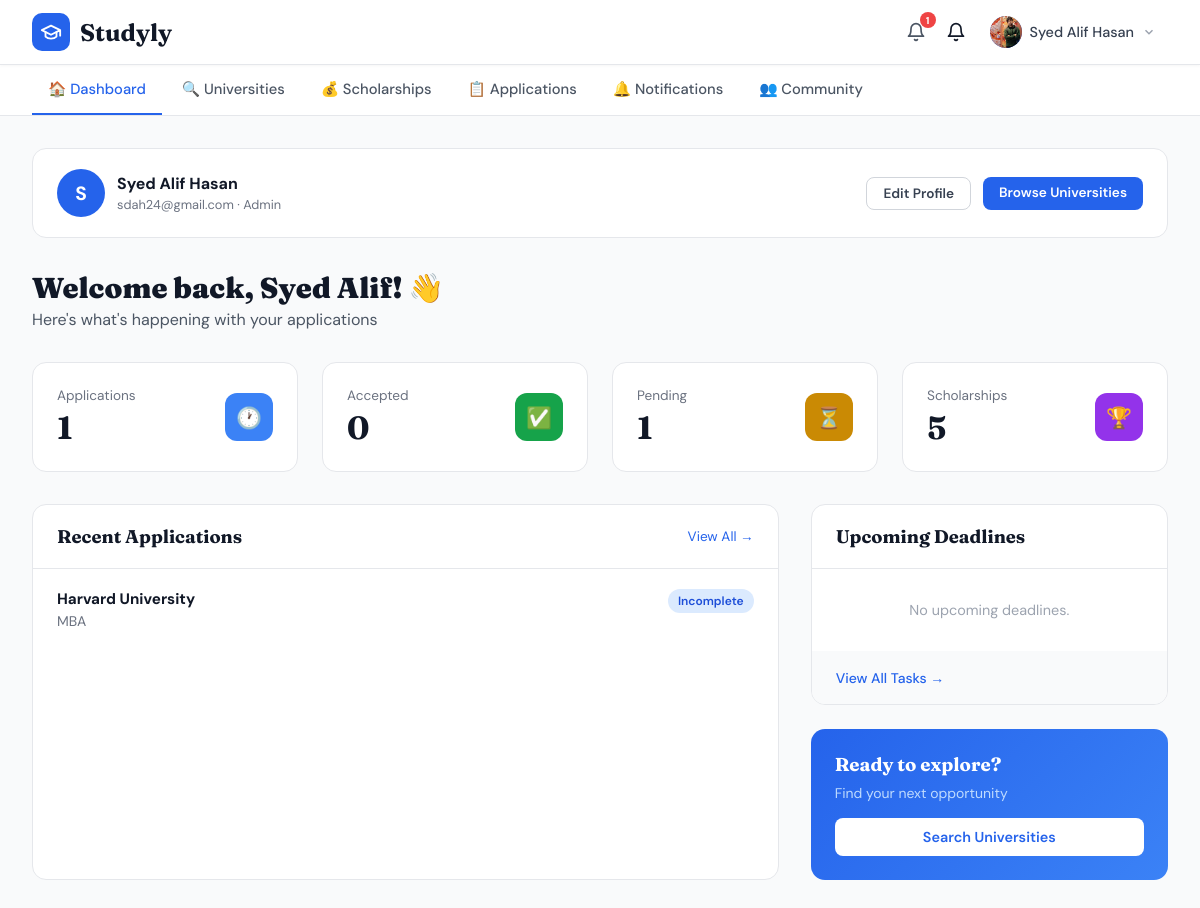
Before: /dashboard/ (signed in) with the older database file.
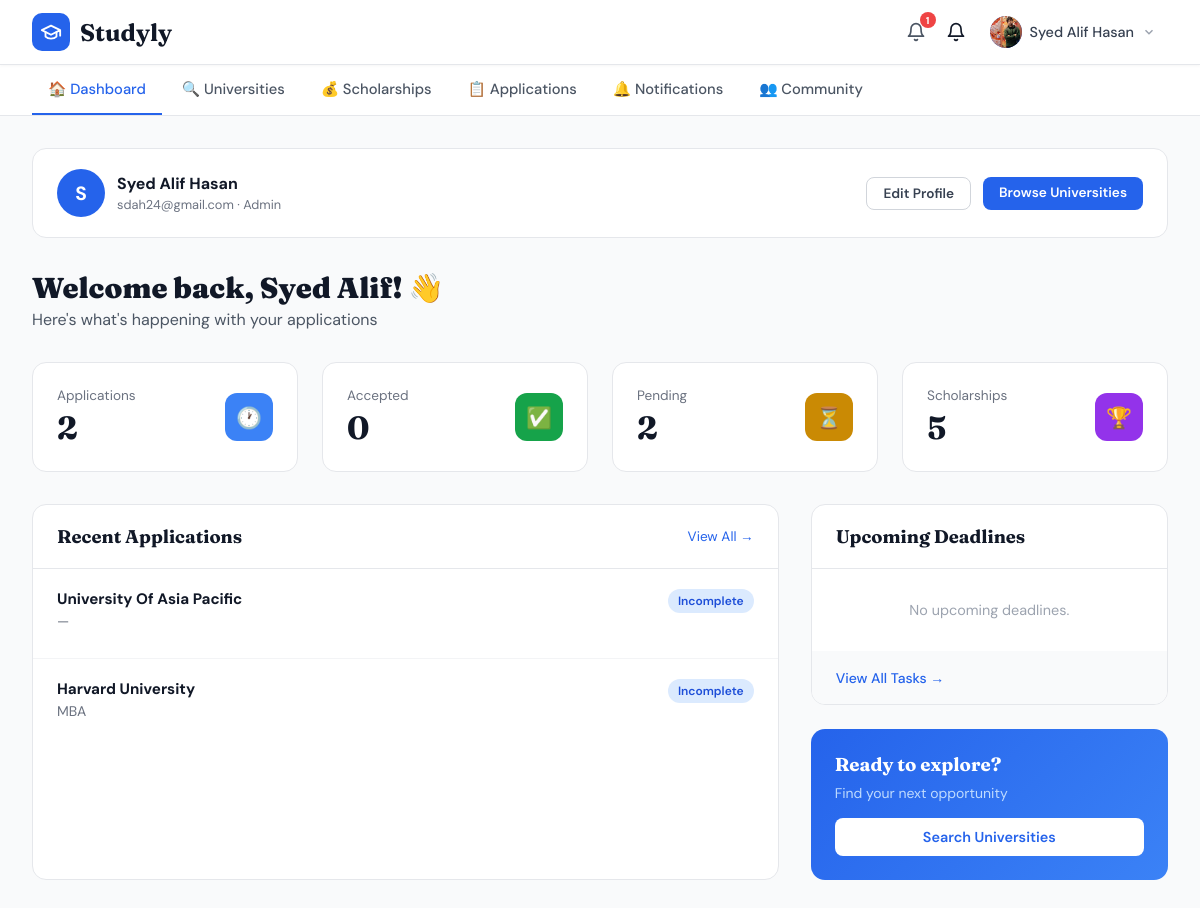
After: the same page with the newer database file.
### applications/models.py (models this page shows, shortened)
class Application(models.Model):
    STATUS_CHOICES = [
        ('incomplete',   'Incomplete'),
        ('submitted',    'Submitted'),
        ('under_review', 'Under Review'),
        ('accepted',     'Accepted'),
        ('rejected',     'Rejected'),
    ]
    user = models.ForeignKey(
        settings.AUTH_USER_MODEL,
        on_delete=models.CASCADE,
        related_name='applications'
    )
    university = models.ForeignKey(
        University,
        on_delete=models.CASCADE,
        related_name='applications'
    )
    program = models.ForeignKey(
        Program,
        on_delete=models.SET_NULL,
        null=True, blank=True,
        related_name='applications'
    )
    status = models.CharField(
        max_length=20,
        choices=STATUS_CHOICES,
        default='incomplete'
    )
    personal_statement = models.FileField(
        upload_to='applications/personal_statements/',
        null=True, blank=True
    )
    transcripts = models.FileField(
        upload_to='applications/transcripts/',
        null=True, blank=True
    )
    recommendations = models.FileField(
        upload_to='applications/recommendations/',
        null=True, blank=True
    )
    english_test = models.FileField(
        upload_to='applications/english_tests/',
        null=True, blank=True
    )
    financial_docs = models.FileField(
        upload_to='applications/financial_docs/',
        null=True, blank=True
    )
    cv_resume = models.FileField(
        upload_to='applications/cv_resumes/',
        null=True, blank=True
    )
    notes    = models.TextField(blank=True, null=True)
    INTAKE_CHOICES = [
        ('fall_2025', 'Fall 2025'),
        ('spring_2026', 'Spring 2026'),
        ('fall_2026', 'Fall 2026'),
        ('spring_2027', 'Spring 2027'),
        ('rolling', 'Rolling / Anytime'),
    ]
    intake_season = models.CharField(max_length=20, choices=INTAKE_CHOICES, null=True, blank=True)
    deadline = models.DateField(null=True, blank=True)
    applied_date = models.DateField(auto_now_add=True)
    updated_at   = models.DateTimeField(auto_now=True)
    class Meta:
        ordering = ['-applied_date']
        unique_together = ['user', 'university', 'program']

### universities/models.py (models this page shows, shortened)
class University(models.Model):
    name = models.CharField(max_length=255)
    country = models.CharField(max_length=100)
    city = models.CharField(max_length=100, blank=True, null=True)
    description = models.TextField(blank=True, null=True)
    ranking = models.IntegerField(blank=True, null=True)
    website = models.URLField(blank=True, null=True)
    apply_url = models.URLField(blank=True, null=True, help_text="Direct application portal URL")
    tuition_display = models.CharField(
        max_length=100, blank=True, null=True,
        help_text="e.g. $54,000/yr"
    )
    acceptance_rate = models.FloatField(
        blank=True, null=True,
        help_text="e.g. 4.5 for 4.5%"
    )
    rating = models.FloatField(blank=True, null=True, help_text="e.g. 4.9")
    total_students = models.CharField(max_length=50, blank=True, null=True)
    established_year = models.IntegerField(blank=True, null=True)
    min_gpa = models.FloatField(blank=True, null=True, help_text="Minimum GPA required")
    min_ielts = models.FloatField(blank=True, null=True, help_text="Minimum IELTS score")
    image = models.ImageField(upload_to='universities/', blank=True, null=True)
    created_at = models.DateTimeField(auto_now_add=True)
    updated_at = models.DateTimeField(auto_now=True)
    class Meta:
        ordering = ['ranking']
        verbose_name_plural = 'Universities'

class Program(models.Model):
    LEVEL_CHOICES = [
        ('bsc', 'BSc'),
        ('msc', 'MSc'),
        ('mba', 'MBA'),
        ('phd', 'PhD'),
        ('diploma', 'Diploma'),
        ('certificate', 'Certificate'),
    ]
    university = models.ForeignKey(
        University, on_delete=models.CASCADE, related_name='programs'
    )
    name = models.CharField(max_length=255)
    level = models.CharField(max_length=20, choices=LEVEL_CHOICES, default='msc')
    duration = models.CharField(max_length=50, blank=True, null=True, help_text="e.g. 2 years")
    tuition_per_year = models.CharField(max_length=100, blank=True, null=True)
    requirements = models.TextField(blank=True, null=True)
    class Meta:
        ordering = ['name']

### dashboard/views.py (the view)
# urls.py: path('',                                  views.dashboard,           name='dashboard'),
@login_required
def dashboard(request):
    user = request.user
    applications = Application.objects.filter(user=user)
    total_apps     = applications.count()
    accepted_apps  = applications.filter(status='accepted').count()
    pending_apps   = applications.filter(
        status__in=['submitted', 'under_review', 'incomplete']
    ).count()
    recent_apps = applications.select_related(
        'university', 'program'
    ).order_by('-applied_date')[:3]
    upcoming = applications.filter(
        deadline__gte=timezone.now().date()
    ).order_by('deadline')[:3]
    scholarships_count = Scholarship.objects.filter(
        deadline__gte=timezone.now().date()
    ).count()
    unread_notifications = Notification.objects.filter(
        user=user, is_read=False
    ).count()
    return render(request, 'dashboard/dashboard.html', {
        'total_apps': total_apps,
        'accepted_apps': accepted_apps,
        'pending_apps': pending_apps,
        'recent_apps': recent_apps,
        'upcoming': upcoming,
        'scholarships_count': scholarships_count,
        'unread_notifications': unread_notifications,
    })

### users/context_processors.py (called while the page is built)
def unread_notifications(request):
    if request.user.is_authenticated:
        from notifications.models import Notification
        count = Notification.objects.filter(user=request.user, is_read=False).count()
        return {'unread_notif_count': count}
    return {'unread_notif_count': 0}

### templates/dashboard/dashboard.html (shortened to what the changed rows need)
{% extends "base.html" %}
{% block content %}
<main>
  <h1 class="page-title">Welcome back, {{ request.user.first_name|default:request.user.username }}! 👋</h1>
  <div class="stats-grid">
    <div class="stat-card">
      <div class="stat-info"><p>Applications</p><div class="val">{{ total_apps }}</div></div>
    </div>
    <div class="stat-card">
      <div class="stat-info"><p>Pending</p><div class="val">{{ pending_apps }}</div></div>
    </div>
  </div>
  <div class="content-grid">
    <div class="card col-2">
      <div class="card-header">
        <h2>Recent Applications</h2>
      </div>
      {% if recent_apps %}
        {% for app in recent_apps %}
          <div class="app-item">
            <div class="app-item-top">
              <div>
                <h3>{{ app.university.name }}</h3>
                <p>{{ app.program.name|default:"—" }}</p>
              </div>
              {% if app.status == 'accepted' %}
                <span class="badge badge-green">Accepted</span>
              {% elif app.status == 'rejected' %}
                <span class="badge badge-red">Rejected</span>
              {% elif app.status == 'under_review' %}
                <span class="badge badge-yellow">Under Review</span>
              {% elif app.status == 'incomplete' %}
                <span class="badge badge-blue">Incomplete</span>
              {% else %}
                <span class="badge badge-gray">{{ app.get_status_display }}</span>
              {% endif %}
            </div>
          </div>
        {% endfor %}
      {% else %}
        <div class="empty-msg">
          No applications yet. <a href="{% url 'universities:list' %}" style="color:#2563eb;">Browse universities</a> to get started.
        </div>
      {% endif %}
    </div>
    <div>
      <div class="card">
        <div class="card-header"><h2>Upcoming Deadlines</h2></div>
      </div>
    </div>
  </div>
</main>
{% endblock %}

Changed rows visible on the page:
added Application: university.name "University Of Asia Pacific", program.name "—", status "Incomplete"
Other visible differences:
{{ total_apps }}: "1" → "2"
{{ pending_apps }}: "1" → "2"
